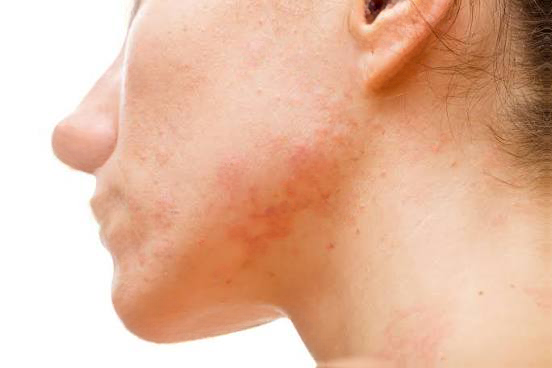
#> input picture test_healed_full_portrait.png, 552 x 368 px
$ python -i gemini_detector.py   (imports and definitions only)
#> lines starting #> are read from the running program, lines starting #| are printed output that depends on the picture
import io
import json
import os
import math
import logging
from typing import Optional, List, Dict, Tuple, Any
import numpy as np
from PIL import Image, ImageDraw, ImageFilter

logger = logging.getLogger("gemini_detector")

def detect_blemishes_gemini_blobs(
    img_pil: Image.Image,
    api_key: Optional[str] = None,
    dilate_pixels: int = 2
) -> Tuple[List[Dict[str, Any]], Optional[Image.Image]]:
    """
    Uses Gemini Vision AI to detect acne, pimples, pustules, and focal blemishes
    with dermatological precision. Returns a list of structured blobs and a binary mask.
    """
    key = api_key or os.environ.get("GEMINI_API_KEY") or os.environ.get("GOOGLE_API_KEY")
    if not key:
        logger.warning("No GEMINI_API_KEY provided.")
        return [], None

    try:
        from google import genai
        from google.genai import types

        client = genai.Client(api_key=key)

        w, h = img_pil.size
        # Resize to max 1280 for fast VLM inference if image is huge
        scale = min(1.0, 1280.0 / float(max(w, h)))
        if scale < 1.0:
            target_w = max(1, int(w * scale))
            target_h = max(1, int(h * scale))
            resized_pil = img_pil.resize((target_w, target_h), Image.Resampling.LANCZOS)
        else:
            resized_pil = img_pil

        img_buf = io.BytesIO()
        resized_pil.convert("RGB").save(img_buf, format="JPEG", quality=90)
        img_bytes = img_buf.getvalue()

        prompt = """
You are a master dermatological retouching AI.
Detect ONLY distinct, localized skin blemishes in this portrait:
- Inflamed pimples, pustules, whiteheads, blackheads, and red acne bumps.
- Small focal acne scars and dark hyperpigmentation spots.

STRICT NEGATIVE CONSTRAINTS:
1. DO NOT detect lips, nostrils, nose bridge, eyelids, eyelashes, eyebrows, teeth, chin folds, neck creases, or hair.
2. DO NOT detect large patches of normal skin or entire cheeks. Every blemish must be a small discrete spot (under 1.5% of the face).
3. DO NOT detect natural beauty marks/moles unless they are inflamed acne lesions.
4. Limit detections to true focal blemishes that need healing.

Output JSON format:
{
  "blemishes": [
    {"box_2d": [ymin, xmin, ymax, xmax], "label": "pimple"}
  ]
}
"""

        response = None
        last_err = None
        for candidate_model in ["gemini-3.6-flash", "gemini-3.1-pro-preview", "gemini-2.5-flash", "gemini-2.0-flash", "gemini-1.5-flash"]:
            try:
                response = client.models.generate_content(
                    model=candidate_model,
                    contents=[
                        types.Part.from_bytes(data=img_bytes, mime_type="image/jpeg"),
                        prompt
                    ],
                    config=types.GenerateContentConfig(
                        response_mime_type="application/json",
                        temperature=0.1
                    )
                )
                if response and response.text:
                    logger.info(f"Gemini Vision detection succeeded with model: {candidate_model}")
                    break
            except Exception as model_err:
                last_err = model_err
                logger.warning(f"Candidate model {candidate_model} failed: {model_err}")

        if response is None or not response.text:
            raise last_err or Exception("All Gemini candidate models failed.")

        text = response.text.strip()
        data = json.loads(text)
        blemishes = data.get("blemishes", [])
        if not blemishes and isinstance(data, list):
            blemishes = data

        mask = Image.new("L", (w, h), color=0)
        draw = ImageDraw.Draw(mask)
        blobs: List[Dict[str, Any]] = []

        logger.info(f"Gemini detected {len(blemishes)} distinct blemishes.")

        blob_id = 1
        for b in blemishes:
            box = b.get("box_2d") or b.get("box") or b.get("bbox")
            if not box or len(box) != 4:
                continue

            ymin, xmin, ymax, xmax = box

            if all(0.0 <= coord <= 1.0 for coord in box):
                y1 = int(ymin * h)
                x1 = int(xmin * w)
                y2 = int(ymax * h)
                x2 = int(xmax * w)
            else:
                y1 = int((ymin / 1000.0) * h)
                x1 = int((xmin / 1000.0) * w)
                y2 = int((ymax / 1000.0) * h)
                x2 = int((xmax / 1000.0) * w)

            # Clamp coordinates
            x1, y1 = max(0, x1), max(0, y1)
            x2, y2 = min(w, x2), min(h, y2)

            bw = x2 - x1
            bh = y2 - y1
            if bw <= 0 or bh <= 0:
                continue

            # Prevent giant boxes from erasing whole facial regions
            max_allowed_dim = int(min(w, h) * 0.08)
            if bw > max_allowed_dim or bh > max_allowed_dim:
                # Center small radius
                cx = (x1 + x2) / 2.0
                cy = (y1 + y2) / 2.0
                radius = max_allowed_dim // 2
                x1 = int(max(0, cx - radius))
                y1 = int(max(0, cy - radius))
                x2 = int(min(w, cx + radius))
                y2 = int(min(h, cy + radius))

            cx = (x1 + x2) / 2.0
            cy = (y1 + y2) / 2.0
            radius = max(4, int(math.hypot(x2 - x1, y2 - y1) / 2.2))

            draw.ellipse([x1, y1, x2, y2], fill=255)

            blobs.append({
                "id": blob_id,
                "bbox": [x1, y1, x2, y2],
                "centroid": [round(cx, 1), round(cy, 1)],
                "radius": radius,
                "area": int(math.pi * radius * radius),
                "confidence": 0.95,
                "active": True,
                "label": b.get("label", "pimple"),
                "source": "vlm_gemini"
            })
            blob_id += 1

        mask_smooth = mask.filter(ImageFilter.GaussianBlur(radius=1))
        return blobs, mask_smooth

    except Exception as e:
        logger.error(f"Gemini Vision detection failed: {e}", exc_info=True)
        return [], None


def detect_blemishes_gemini(
    img_pil: Image.Image,
    api_key: Optional[str] = None,
    dilate_pixels: int = 2
) -> Optional[Image.Image]:
    blobs, mask = detect_blemishes_gemini_blobs(img_pil, api_key, dilate_pixels)
    return mask

>>> import cv2
>>> picture = cv2.imread('../test_healed_full_portrait.png', cv2.IMREAD_GRAYSCALE)
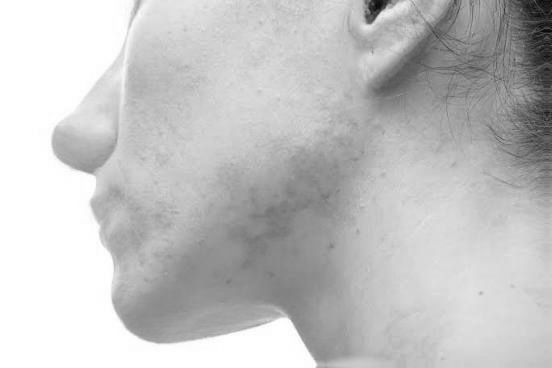
#> picture: shape (368, 552); min 5, max 255, mean 194.2
>>> result = detect_blemishes_gemini(picture)
#> in detect_blemishes_gemini, `blobs, mask = detect_blemishes_gemini_blobs(img_pil, api_key, dilate_p..`: blobs = []
